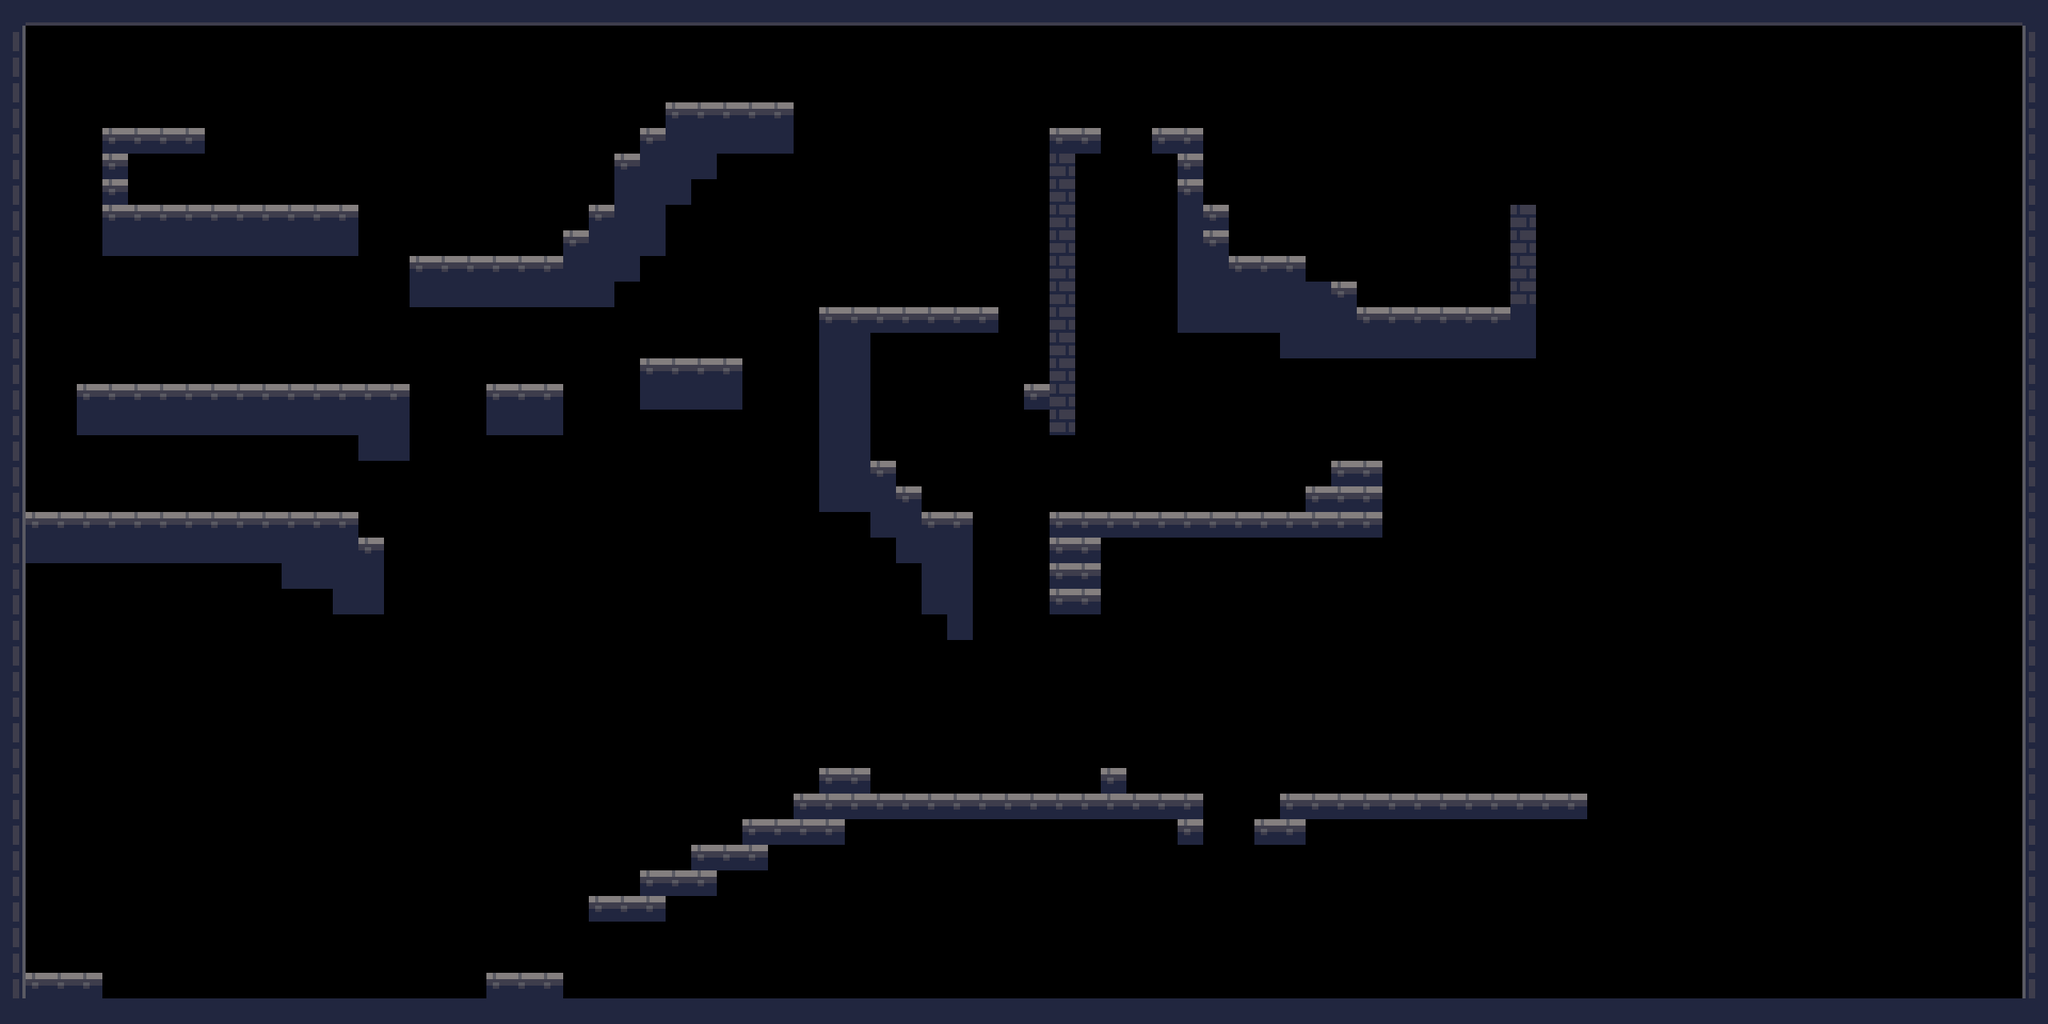

A level layout from a 2D game, rendered from its tile map. Below: a short description, then the map file with its tile-grid data intact:
An orthogonal 80x40 tile map with 32x32 px tiles, 1 tile layer (Tile Layer 1).

<map version="1.5" tiledversion="1.7.2" orientation="orthogonal" renderorder="right-down" width="80" height="40" tilewidth="32" tileheight="32" infinite="0" nextlayerid="10" nextobjectid="1">
 <tileset firstgid="1" name="tiles" tilewidth="32" tileheight="32" tilecount="630" columns="35">
  <image source="tiles.png" width="1120" height="576" />
 </tileset>
 <layer id="1" name="Tile Layer 1" width="80" height="40">
  <data encoding="csv">
1,110,110,110,110,110,110,110,110,110,110,110,110,110,110,110,110,110,110,110,110,110,110,110,110,110,110,110,110,110,110,110,110,110,110,110,110,110,110,110,110,110,110,110,110,110,110,110,110,110,110,110,110,110,110,110,110,110,110,110,110,110,110,110,110,110,110,110,110,110,110,110,110,110,110,110,110,110,110,1,
151,0,0,0,0,0,0,0,0,0,0,0,0,0,0,0,0,0,0,0,0,0,0,0,0,0,0,0,0,0,0,0,0,0,0,0,0,0,0,0,0,0,0,0,0,0,0,0,0,0,0,0,0,0,0,0,0,0,0,0,0,0,0,0,0,0,0,0,0,0,0,0,0,0,0,0,0,0,0,74,
151,0,0,0,0,0,0,0,0,0,0,0,0,0,0,0,0,0,0,0,0,0,0,0,0,0,0,0,0,0,0,0,0,0,0,0,0,0,0,0,0,0,0,0,0,0,0,0,0,0,0,0,0,0,0,0,0,0,0,0,0,0,0,0,0,0,0,0,0,0,0,0,0,0,0,0,0,0,0,74,
151,0,0,0,0,0,0,0,0,0,0,0,0,0,0,0,0,0,0,0,0,0,0,0,0,0,0,0,0,0,0,0,0,0,0,0,0,0,0,0,0,0,0,0,0,0,0,0,0,0,0,0,0,0,0,0,0,0,0,0,0,0,0,0,0,0,0,0,0,0,0,0,0,0,0,0,0,0,0,74,
151,0,0,0,0,0,0,0,0,0,0,0,0,0,0,0,0,0,0,0,0,0,0,0,0,0,115,115,115,115,115,0,0,0,0,0,0,0,0,0,0,0,0,0,0,0,0,0,0,0,0,0,0,0,0,0,0,0,0,0,0,0,0,0,0,0,0,0,0,0,0,0,0,0,0,0,0,0,0,74,
151,0,0,0,115,115,115,115,0,0,0,0,0,0,0,0,0,0,0,0,0,0,0,0,0,115,1,1,1,1,1,0,0,0,0,0,0,0,0,0,0,115,115,0,0,115,115,0,0,0,0,0,0,0,0,0,0,0,0,0,0,0,0,0,0,0,0,0,0,0,0,0,0,0,0,0,0,0,0,74,
151,0,0,0,115,0,0,0,0,0,0,0,0,0,0,0,0,0,0,0,0,0,0,0,115,1,1,1,0,0,0,0,0,0,0,0,0,0,0,0,0,4,0,0,0,0,115,0,0,0,0,0,0,0,0,0,0,0,0,0,0,0,0,0,0,0,0,0,0,0,0,0,0,0,0,0,0,0,0,74,
151,0,0,0,115,0,0,0,0,0,0,0,0,0,0,0,0,0,0,0,0,0,0,0,1,1,1,0,0,0,0,0,0,0,0,0,0,0,0,0,0,4,0,0,0,0,115,0,0,0,0,0,0,0,0,0,0,0,0,0,0,0,0,0,0,0,0,0,0,0,0,0,0,0,0,0,0,0,0,74,
151,0,0,0,115,115,115,115,115,115,115,115,115,115,0,0,0,0,0,0,0,0,0,115,1,1,0,0,0,0,0,0,0,0,0,0,0,0,0,0,0,4,0,0,0,0,1,115,0,0,0,0,0,0,0,0,0,0,0,4,0,0,0,0,0,0,0,0,0,0,0,0,0,0,0,0,0,0,0,74,
151,0,0,0,1,1,1,1,1,1,1,1,1,1,0,0,0,0,0,0,0,0,115,1,1,1,0,0,0,0,0,0,0,0,0,0,0,0,0,0,0,4,0,0,0,0,1,115,0,0,0,0,0,0,0,0,0,0,0,4,0,0,0,0,0,0,0,0,0,0,0,0,0,0,0,0,0,0,0,74,
151,0,0,0,0,0,0,0,0,0,0,0,0,0,0,0,115,115,115,115,115,115,1,1,1,0,0,0,0,0,0,0,0,0,0,0,0,0,0,0,0,4,0,0,0,0,1,1,115,115,115,0,0,0,0,0,0,0,0,4,0,0,0,0,0,0,0,0,0,0,0,0,0,0,0,0,0,0,0,74,
151,0,0,0,0,0,0,0,0,0,0,0,0,0,0,0,1,1,1,1,1,1,1,1,0,0,0,0,0,0,0,0,0,0,0,0,0,0,0,0,0,4,0,0,0,0,1,1,1,1,1,1,115,0,0,0,0,0,0,4,0,0,0,0,0,0,0,0,0,0,0,0,0,0,0,0,0,0,0,74,
151,0,0,0,0,0,0,0,0,0,0,0,0,0,0,0,0,0,0,0,0,0,0,0,0,0,0,0,0,0,0,0,115,115,115,115,115,115,115,0,0,4,0,0,0,0,1,1,1,1,1,1,1,115,115,115,115,115,115,1,0,0,0,0,0,0,0,0,0,0,0,0,0,0,0,0,0,0,0,74,
151,0,0,0,0,0,0,0,0,0,0,0,0,0,0,0,0,0,0,0,0,0,0,0,0,0,0,0,0,0,0,0,1,1,0,0,0,0,0,0,0,4,0,0,0,0,0,0,0,0,1,1,1,1,1,1,1,1,1,1,0,0,0,0,0,0,0,0,0,0,0,0,0,0,0,0,0,0,0,74,
151,0,0,0,0,0,0,0,0,0,0,0,0,0,0,0,0,0,0,0,0,0,0,0,0,115,115,115,115,0,0,0,1,1,0,0,0,0,0,0,0,4,0,0,0,0,0,0,0,0,0,0,0,0,0,0,0,0,0,0,0,0,0,0,0,0,0,0,0,0,0,0,0,0,0,0,0,0,0,74,
151,0,0,115,115,115,115,115,115,115,115,115,115,115,115,115,0,0,0,115,115,115,0,0,0,1,1,1,1,0,0,0,1,1,0,0,0,0,0,0,115,4,0,0,0,0,0,0,0,0,0,0,0,0,0,0,0,0,0,0,0,0,0,0,0,0,0,0,0,0,0,0,0,0,0,0,0,0,0,74,
151,0,0,1,1,1,1,1,1,1,1,1,1,1,1,1,0,0,0,1,1,1,0,0,0,0,0,0,0,0,0,0,1,1,0,0,0,0,0,0,0,4,0,0,0,0,0,0,0,0,0,0,0,0,0,0,0,0,0,0,0,0,0,0,0,0,0,0,0,0,0,0,0,0,0,0,0,0,0,74,
151,0,0,0,0,0,0,0,0,0,0,0,0,0,1,1,0,0,0,0,0,0,0,0,0,0,0,0,0,0,0,0,1,1,0,0,0,0,0,0,0,0,0,0,0,0,0,0,0,0,0,0,0,0,0,0,0,0,0,0,0,0,0,0,0,0,0,0,0,0,0,0,0,0,0,0,0,0,0,74,
151,0,0,0,0,0,0,0,0,0,0,0,0,0,0,0,0,0,0,0,0,0,0,0,0,0,0,0,0,0,0,0,1,1,115,0,0,0,0,0,0,0,0,0,0,0,0,0,0,0,0,0,115,115,0,0,0,0,0,0,0,0,0,0,0,0,0,0,0,0,0,0,0,0,0,0,0,0,0,74,
151,0,0,0,0,0,0,0,0,0,0,0,0,0,0,0,0,0,0,0,0,0,0,0,0,0,0,0,0,0,0,0,1,1,1,115,0,0,0,0,0,0,0,0,0,0,0,0,0,0,0,115,115,115,0,0,0,0,0,0,0,0,0,0,0,0,0,0,0,0,0,0,0,0,0,0,0,0,0,74,
151,115,115,115,115,115,115,115,115,115,115,115,115,115,0,0,0,0,0,0,0,0,0,0,0,0,0,0,0,0,0,0,0,0,1,1,115,115,0,0,0,115,115,115,115,115,115,115,115,115,115,115,115,115,0,0,0,0,0,0,0,0,0,0,0,0,0,0,0,0,0,0,0,0,0,0,0,0,0,74,
151,1,1,1,1,1,1,1,1,1,1,1,1,1,115,0,0,0,0,0,0,0,0,0,0,0,0,0,0,0,0,0,0,0,0,1,1,1,0,0,0,115,115,0,0,0,0,0,0,0,0,0,0,0,0,0,0,0,0,0,0,0,0,0,0,0,0,0,0,0,0,0,0,0,0,0,0,0,0,74,
151,0,0,0,0,0,0,0,0,0,0,1,1,1,1,0,0,0,0,0,0,0,0,0,0,0,0,0,0,0,0,0,0,0,0,0,1,1,0,0,0,115,115,0,0,0,0,0,0,0,0,0,0,0,0,0,0,0,0,0,0,0,0,0,0,0,0,0,0,0,0,0,0,0,0,0,0,0,0,74,
151,0,0,0,0,0,0,0,0,0,0,0,0,1,1,0,0,0,0,0,0,0,0,0,0,0,0,0,0,0,0,0,0,0,0,0,1,1,0,0,0,115,115,0,0,0,0,0,0,0,0,0,0,0,0,0,0,0,0,0,0,0,0,0,0,0,0,0,0,0,0,0,0,0,0,0,0,0,0,74,
151,0,0,0,0,0,0,0,0,0,0,0,0,0,0,0,0,0,0,0,0,0,0,0,0,0,0,0,0,0,0,0,0,0,0,0,0,1,0,0,0,0,0,0,0,0,0,0,0,0,0,0,0,0,0,0,0,0,0,0,0,0,0,0,0,0,0,0,0,0,0,0,0,0,0,0,0,0,0,74,
151,0,0,0,0,0,0,0,0,0,0,0,0,0,0,0,0,0,0,0,0,0,0,0,0,0,0,0,0,0,0,0,0,0,0,0,0,0,0,0,0,0,0,0,0,0,0,0,0,0,0,0,0,0,0,0,0,0,0,0,0,0,0,0,0,0,0,0,0,0,0,0,0,0,0,0,0,0,0,74,
151,0,0,0,0,0,0,0,0,0,0,0,0,0,0,0,0,0,0,0,0,0,0,0,0,0,0,0,0,0,0,0,0,0,0,0,0,0,0,0,0,0,0,0,0,0,0,0,0,0,0,0,0,0,0,0,0,0,0,0,0,0,0,0,0,0,0,0,0,0,0,0,0,0,0,0,0,0,0,74,
151,0,0,0,0,0,0,0,0,0,0,0,0,0,0,0,0,0,0,0,0,0,0,0,0,0,0,0,0,0,0,0,0,0,0,0,0,0,0,0,0,0,0,0,0,0,0,0,0,0,0,0,0,0,0,0,0,0,0,0,0,0,0,0,0,0,0,0,0,0,0,0,0,0,0,0,0,0,0,74,
151,0,0,0,0,0,0,0,0,0,0,0,0,0,0,0,0,0,0,0,0,0,0,0,0,0,0,0,0,0,0,0,0,0,0,0,0,0,0,0,0,0,0,0,0,0,0,0,0,0,0,0,0,0,0,0,0,0,0,0,0,0,0,0,0,0,0,0,0,0,0,0,0,0,0,0,0,0,0,74,
151,0,0,0,0,0,0,0,0,0,0,0,0,0,0,0,0,0,0,0,0,0,0,0,0,0,0,0,0,0,0,0,0,0,0,0,0,0,0,0,0,0,0,0,0,0,0,0,0,0,0,0,0,0,0,0,0,0,0,0,0,0,0,0,0,0,0,0,0,0,0,0,0,0,0,0,0,0,0,74,
151,0,0,0,0,0,0,0,0,0,0,0,0,0,0,0,0,0,0,0,0,0,0,0,0,0,0,0,0,0,0,0,115,115,0,0,0,0,0,0,0,0,0,115,0,0,0,0,0,0,0,0,0,0,0,0,0,0,0,0,0,0,0,0,0,0,0,0,0,0,0,0,0,0,0,0,0,0,0,74,
151,0,0,0,0,0,0,0,0,0,0,0,0,0,0,0,0,0,0,0,0,0,0,0,0,0,0,0,0,0,0,115,115,115,115,115,115,115,115,115,115,115,115,115,115,115,115,0,0,0,115,115,115,115,115,115,115,115,115,115,115,115,0,0,0,0,0,0,0,0,0,0,0,0,0,0,0,0,0,74,
151,0,0,0,0,0,0,0,0,0,0,0,0,0,0,0,0,0,0,0,0,0,0,0,0,0,0,0,0,115,115,115,115,0,0,0,0,0,0,0,0,0,0,0,0,0,115,0,0,115,115,0,0,0,0,0,0,0,0,0,0,0,0,0,0,0,0,0,0,0,0,0,0,0,0,0,0,0,0,74,
151,0,0,0,0,0,0,0,0,0,0,0,0,0,0,0,0,0,0,0,0,0,0,0,0,0,0,115,115,115,0,0,0,0,0,0,0,0,0,0,0,0,0,0,0,0,0,0,0,0,0,0,0,0,0,0,0,0,0,0,0,0,0,0,0,0,0,0,0,0,0,0,0,0,0,0,0,0,0,74,
151,0,0,0,0,0,0,0,0,0,0,0,0,0,0,0,0,0,0,0,0,0,0,0,0,115,115,115,0,0,0,0,0,0,0,0,0,0,0,0,0,0,0,0,0,0,0,0,0,0,0,0,0,0,0,0,0,0,0,0,0,0,0,0,0,0,0,0,0,0,0,0,0,0,0,0,0,0,0,74,
151,0,0,0,0,0,0,0,0,0,0,0,0,0,0,0,0,0,0,0,0,0,0,115,115,115,0,0,0,0,0,0,0,0,0,0,0,0,0,0,0,0,0,0,0,0,0,0,0,0,0,0,0,0,0,0,0,0,0,0,0,0,0,0,0,0,0,0,0,0,0,0,0,0,0,0,0,0,0,74,
151,0,0,0,0,0,0,0,0,0,0,0,0,0,0,0,0,0,0,0,0,0,0,0,0,0,0,0,0,0,0,0,0,0,0,0,0,0,0,0,0,0,0,0,0,0,0,0,0,0,0,0,0,0,0,0,0,0,0,0,0,0,0,0,0,0,0,0,0,0,0,0,0,0,0,0,0,0,0,74,
151,0,0,0,0,0,0,0,0,0,0,0,0,0,0,0,0,0,0,0,0,0,0,0,0,0,0,0,0,0,0,0,0,0,0,0,0,0,0,0,0,0,0,0,0,0,0,0,0,0,0,0,0,0,0,0,0,0,0,0,0,0,0,0,0,0,0,0,0,0,0,0,0,0,0,0,0,0,0,74,
151,115,115,115,0,0,0,0,0,0,0,0,0,0,0,0,0,0,0,115,115,115,0,0,0,0,0,0,0,0,0,0,0,0,0,0,0,0,0,0,0,0,0,0,0,0,0,0,0,0,0,0,0,0,0,0,0,0,0,0,0,0,0,0,0,0,0,0,0,0,0,0,0,0,0,0,0,0,0,74,
1,1,1,1,1,1,1,1,1,1,1,1,1,1,1,1,1,1,1,1,1,1,1,1,1,1,1,1,1,1,1,1,1,1,1,1,1,1,1,1,1,1,1,1,1,1,1,1,1,1,1,1,1,1,1,1,1,1,1,1,1,1,1,1,1,1,1,1,1,1,1,1,1,1,1,1,1,1,1,1
</data>
 </layer>
</map>